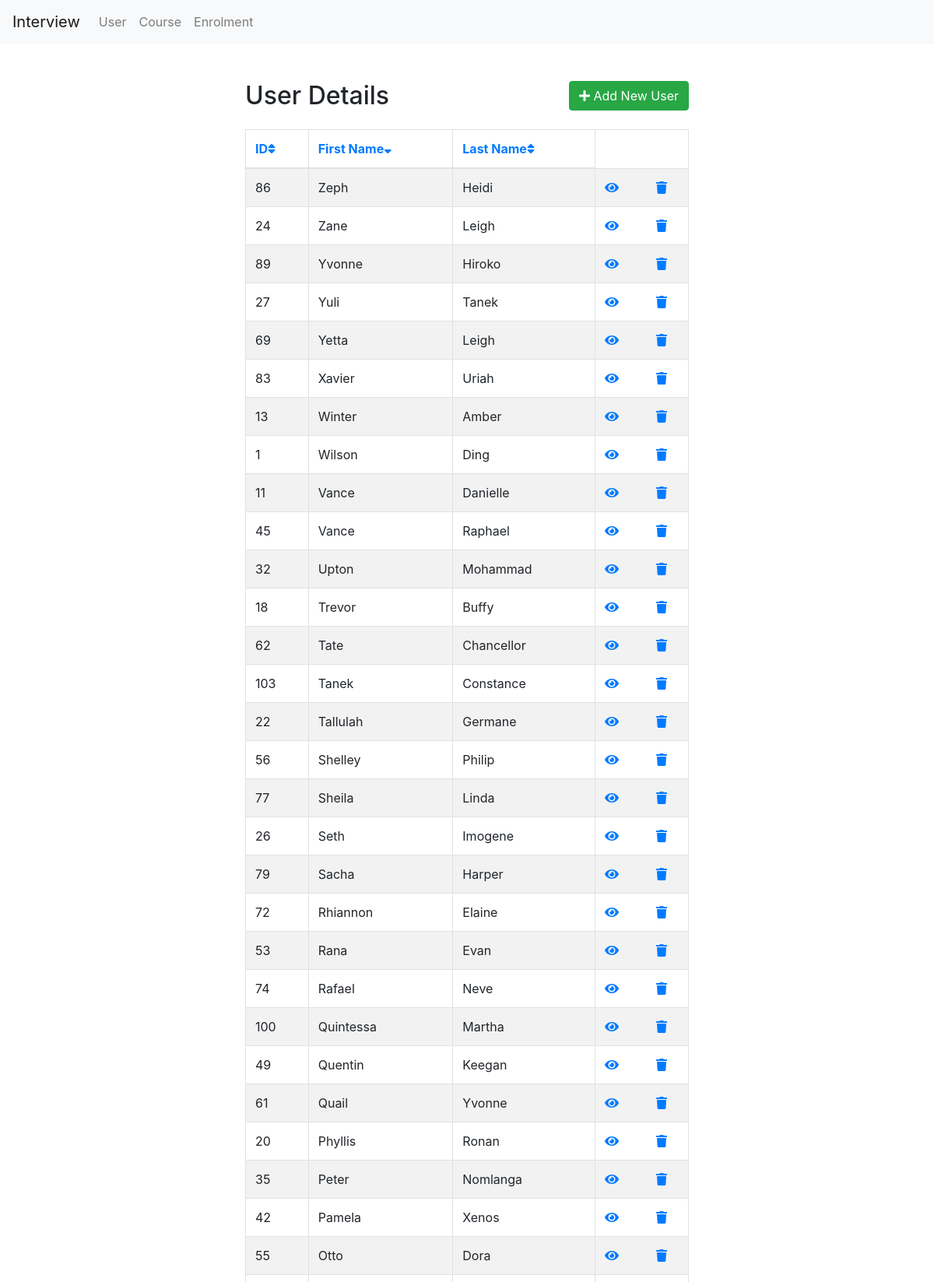
/User/index.php?column=first_name&order=desc (upper part), run on the app's committed database.
### tables this page shows
CREATE TABLE `user` (
  `ID` int(255) NOT NULL,
  `first_name` varchar(255) NOT NULL,
  `last_name` varchar(255) NOT NULL
);

### User/index.php (the view, shortened to what this page needs)
<!DOCTYPE html>
<html lang="en">
<head>
    <link rel="stylesheet" href="https://stackpath.bootstrapcdn.com/bootstrap/4.5.2/css/bootstrap.min.css">
    <link rel="stylesheet" href="https://cdn.datatables.net/1.11.5/css/dataTables.bootstrap4.min.css">
    <link rel="stylesheet" href="https://maxcdn.bootstrapcdn.com/font-awesome/4.7.0/css/font-awesome.min.css">
    <link rel="stylesheet" href="https://use.fontawesome.com/releases/v5.3.1/css/all.css">
</head>
<body>
<nav class="navbar navbar-expand-lg navbar-light bg-light">
        <a class="navbar-brand" href="<?php echo 'http://localhost/interview'; ?>">Interview</a>
        <div class="collapse navbar-collapse" id="navbarNavAltMarkup">
            <div class="navbar-nav">
                <a class="nav-item nav-link" href="<?php echo 'http://localhost/interview/User/index.php'; ?>">User</a>
                <a class="nav-item nav-link" href="<?php echo 'http://localhost/interview/Course/index.php'; ?>">Course</a>
                <a class="nav-item nav-link " href="<?php echo 'http://localhost/interview/Enrolment/index.php'; ?>">Enrolment</a>
            </div>
        </div>
    </nav>
    <div class="wrapper">
        <div class="container-fluid">
            <div class="row">
                <div class="col-md-12">
                    <div class="mt-5 mb-3 clearfix">
                        <h2 class="pull-left">User Details</h2>
                        <a href="create.php" class="btn btn-success pull-right"><i class="fa fa-plus"></i> Add New
                            User</a>
                    </div>
                    <?php
                    require_once "../config.php";
                     $columns = array('ID','first_name','last_name');
                     $column = isset($_GET['column']) && in_array($_GET['column'], $columns) ? $_GET['column'] : $columns[0];
                     $sort_order = isset($_GET['order']) && strtolower($_GET['order']) == 'desc' ? 'DESC' : 'ASC';
                     $sql = "SELECT * FROM user ORDER BY " .  $column . ' ' . $sort_order;
                     $up_or_down = str_replace(array('ASC','DESC'), array('up','down'), $sort_order);
                     $asc_or_desc = $sort_order == 'ASC' ? 'desc' : 'asc';
                    if($result = mysqli_query($link, $sql)){
                        if(mysqli_num_rows($result) > 0){
                            ?>
                            <table class="table table-bordered table-striped">
                                <thead>
                                    <tr>
                                        <th><a href="index.php?column=ID&order=<?php echo $asc_or_desc; ?>">ID<i class="fas fa-sort<?php echo $column == 'ID' ? '-' . $up_or_down : ''; ?>"></i></a></th>
                                      <th><a href="index.php?column=first_name&order=<?php echo $asc_or_desc; ?>">First Name<i class="fas fa-sort<?php echo $column == 'first_name' ? '-' . $up_or_down : ''; ?>"></i></a></th>
                                      <th><a href="index.php?column=last_name&order=<?php echo $asc_or_desc; ?>">Last Name<i class="fas fa-sort<?php echo $column == 'last_name' ? '-' . $up_or_down : ''; ?>"></i></a></th>
                                    </tr>
                                </thead>
                                <tbody>
                                    <?php
                                while($row = mysqli_fetch_array($result)){
                                    echo "<tr>";
                                        echo "<td>" . $row['ID'] . "</td>";
                                        echo "<td>" . $row['first_name'] . "</td>";
                                        echo "<td>" . $row['last_name'] . "</td>";
                                        echo "<td>";
                                            echo '<a href="read.php?id='. $row['ID'] .'" class="mr-3" title="View Record" data-toggle="tooltip"><span class="fa fa-eye"></span></a>';
                                            echo '<a href="update.php?id='. $row['ID'] .'" class="mr-3" title="Update Record" data-toggle="tooltip"><span class="fa fa-pencil"></span></a>';
                                            echo '<a href="delete.php?id='. $row['ID'] .'" title="Delete Record" data-toggle="tooltip"><span class="fa fa-trash"></span></a>';
                                        echo "</td>";
                                    echo "</tr>";
                                }
                                echo "</tbody>";
                            echo "</table>";
                        } else{
                            echo '<div class="alert alert-danger"><em>No records were found.</em></div>';
                        }
                    } else{
                        echo "Oops! Something went wrong. Please try again later.";
                    }
                    ?>
                </div>
            </div>
        </div>
    </div>
</body>
</html>

### User/index.php (style rules this page uses)
.wrapper { width: 600px; margin: 0 auto; }
table tr td:last-child { width: 120px; }

### data on the page
user: ID "86", first_name "Zeph", last_name "Heidi"
user: ID "24", first_name "Zane", last_name "Leigh"
user: ID "89", first_name "Yvonne", last_name "Hiroko"
user: ID "27", first_name "Yuli", last_name "Tanek"
user: ID "69", first_name "Yetta", last_name "Leigh"
user: ID "83", first_name "Xavier", last_name "Uriah"
user: ID "13", first_name "Winter", last_name "Amber"
user: ID "1", first_name "Wilson", last_name "Ding"
user: ID "11", first_name "Vance", last_name "Danielle"
user: ID "45", first_name "Vance", last_name "Raphael"
user: ID "32", first_name "Upton", last_name "Mohammad"
user: ID "18", first_name "Trevor", last_name "Buffy"
user: ID "62", first_name "Tate", last_name "Chancellor"
user: ID "103", first_name "Tanek", last_name "Constance"
user: ID "22", first_name "Tallulah", last_name "Germane"
user: ID "56", first_name "Shelley", last_name "Philip"
user: ID "77", first_name "Sheila", last_name "Linda"
user: ID "26", first_name "Seth", last_name "Imogene"
user: ID "79", first_name "Sacha", last_name "Harper"
user: ID "72", first_name "Rhiannon", last_name "Elaine"
user: ID "53", first_name "Rana", last_name "Evan"
user: ID "74", first_name "Rafael", last_name "Neve"
user: ID "100", first_name "Quintessa", last_name "Martha"
user: ID "49", first_name "Quentin", last_name "Keegan"
user: ID "61", first_name "Quail", last_name "Yvonne"
user: ID "20", first_name "Phyllis", last_name "Ronan"
user: ID "35", first_name "Peter", last_name "Nomlanga"
user: ID "42", first_name "Pamela", last_name "Xenos"
user: ID "55", first_name "Otto", last_name "Dora"
